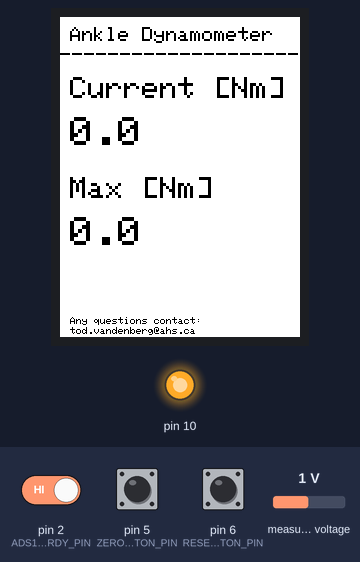
Bench run of a sketch on a simulated Arduino Uno, built with avr-gcc and run on an emulated ATmega328P. Shown: 240×320 colour display, output pins drawn as LEDs (lit = HIGH). The inputs (shaded band) are chosen by the test bench; at power-on: pin 2 (ADS1220_DRDY_PIN) HIGH, pin 6 (RESET_BUTTON_PIN) HIGH, pin 5 (ZERO_BUTTON_PIN) HIGH, measured voltage 1 V. What the sketch prints to the serial monitor is not drawn.

Above: at 4.6 s.
4.7 s: pin 2 (ADS1220_DRDY_PIN) driven LOW
At 5.7 s:
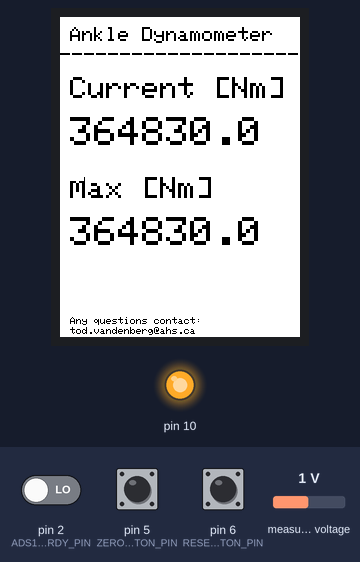
6.2 s: pin 6 (RESET_BUTTON_PIN) pulled LOW for 0.15 s
At 6.36 s:
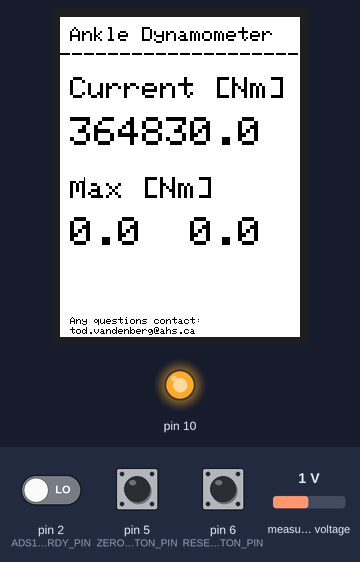
Timing chart, 0 to 9.2 s (numbered marks = the images above; inputs shaded):
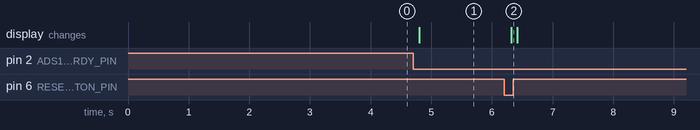

The sketch:

AnkleDyn_Firmware.ino
```cpp
#include "Protocentral_ADS1220.h"
#include <SPI.h>
#include "MovingAverageFilter.h"
#include <Adafruit_GFX.h>
#include <Adafruit_ST7789.h>

#define PGA          1                 // Programmable Gain = 1
#define VREF         0x40            // external reference on REFP0 and REFN0
#define VFSR         VREF/PGA
#define FULL_SCALE   (((long int)1<<23)-1)

// Pin definitions
#define ADS1220_CS_PIN    17
#define ADS1220_DRDY_PIN  2
#define LCD_CS_PIN        7
#define LCD_DC_PIN        8
#define LCD_RST_PIN       9
#define ZERO_BUTTON_PIN   5
#define RESET_BUTTON_PIN  6

// SPI settings for the different devices
SPISettings ADC_SPI_SETTINGS(2000000, MSBFIRST, SPI_MODE1);   // ADC SPI settings
SPISettings LCD_SPI_SETTINGS(80000000, MSBFIRST, SPI_MODE3);   // LCD SPI settings

Protocentral_ADS1220 pc_ads1220;
MovingAverageFilter filter;
Adafruit_ST7789 display(LCD_CS_PIN, LCD_DC_PIN, LCD_RST_PIN);

int32_t adc_data;
int32_t zero;
float currentTorque;
float filteredValue;
float reading_kg;
float currentMax = 0;
int count = 0;
const int startupReadings = 20;
volatile bool drdyIntrFlag = false;
// initialize button states
bool zeroButtonState = 0;
bool resetButtonState = 0;
float torqueLength = 0.294;   //m
// Setup for the lookup table
const int TABLE_SIZE = 15;
const float adcPoints[TABLE_SIZE] PROGMEM = {3335661, 3715514, 4125184, 4496124, 4872487, 5245785, 5555336, 5935980, 6411038, 6616478, 6920726, 7331982, 7697140, 8060301, 8372511};
const float massPoints[TABLE_SIZE] PROGMEM = {-18.3, -9.2, 0, 9.0, 18.1, 27.3, 34.9, 44.3, 55.1, 62.8, 70.4, 77.6, 86.6, 95.7, 104.9};

void setup()
{
  Serial.begin(115200);
  SPI.begin();

  setupLCD();
  setupADC();

  pc_ads1220.PrintRegisterValues();
  enableInterruptPin();
  pinMode(ZERO_BUTTON_PIN, INPUT_PULLUP);
  pinMode(RESET_BUTTON_PIN, INPUT_PULLUP);

  int32_t total = 0;

  delay(100);

  for (int i = 0; i < startupReadings; i++) {
    SPI.beginTransaction(ADC_SPI_SETTINGS);
    total += -1 * pc_ads1220.Read_Data_Samples();        //pulls CS pin to low, reads data, pulls pin high again. Library manages CS toggling internally
    SPI.endTransaction();
    Serial.print(total);
    Serial.print(" ");
    delay(100); // small delay between readings
  }

  zero = total / startupReadings;
  Serial.print("Average: ");
  Serial.println(zero);

  delay(100);
}

void loop()
{
  // read sensor and calculate torque
  if(drdyIntrFlag){
    drdyIntrFlag = false;

    SPI.beginTransaction(ADC_SPI_SETTINGS);
    adc_data = -1 * pc_ads1220.Read_Data_Samples();    //function pulls CS pin to low, reads data, pulls pin high again. Library manages CS toggling internally
    SPI.endTransaction();

    // filter the adc data
    filter.addValue(adc_data);
    filteredValue = filter.calculateFilteredValue();
    reading_kg = lookup(filteredValue) - lookup(zero);                     // convert the filtered value to kg
    currentTorque = roundToHalf(reading_kg * 9.81 * torqueLength);       // calculate torque

    // Serial prints for testing
    Serial.print(count);
    Serial.print(" ");
    Serial.print(adc_data);
    Serial.print(" ");
    Serial.println(reading_kg);
    //Serial.print(" ");
    //Serial.println(filteredValue, 0);
    count += 1;
  }

  // Check if the current reading beats the maximum
  if(abs(currentTorque*10) > abs(currentMax*10)) {
    currentMax = currentTorque;
    updateMaxReading(currentMax);
  }

  // Read button states
  zeroButtonState = digitalRead(ZERO_BUTTON_PIN);
  resetButtonState = digitalRead(RESET_BUTTON_PIN);

  // Check for zero button press
  if (zeroButtonState == LOW) {
    zeroSystem(filteredValue);
  }

  // Check for reset button press
  if (resetButtonState == LOW) {
    currentMax = 0;
    updateMaxReading(currentMax);
  }

  updateCurrentReading(currentTorque);

  delay(100);
}

void zeroSystem(float num) {
  zero = num;
}

float roundToHalf(float value) {
  return round(value*2) / 2.0;
}

float lookup(float x) {
  // Read endpoint values from PROGMEM
  float xFirst = pgm_read_float(&adcPoints[0]);
  float xLast  = pgm_read_float(&adcPoints[TABLE_SIZE - 1]);

  // Below range: extrapolate using the slope of the first segment
  if (x < xFirst) {
    float x0 = pgm_read_float(&adcPoints[0]);
    float x1 = pgm_read_float(&adcPoints[1]);
    float y0 = pgm_read_float(&massPoints[0]);
    float y1 = pgm_read_float(&massPoints[1]);
    float slope = (y1 - y0) / (x1 - x0);
    return y0 + slope * (x - x0);
  }

  // Above range: extrapolate using the slope of the last segment
  if (x > xLast) {
    float x0 = pgm_read_float(&adcPoints[TABLE_SIZE - 2]);
    float x1 = pgm_read_float(&adcPoints[TABLE_SIZE - 1]);
    float y0 = pgm_read_float(&massPoints[TABLE_SIZE - 2]);
    float y1 = pgm_read_float(&massPoints[TABLE_SIZE - 1]);
    float slope = (y1 - y0) / (x1 - x0);
    return y0 + slope * (x - x0);
  }

  // Find the points that bracket x
  for (int i = 0; i < TABLE_SIZE - 1; i++) {
    float x0 = pgm_read_float(&adcPoints[i]);
    float x1 = pgm_read_float(&adcPoints[i + 1]);

    if (x >= x0 && x <= x1) {
      float y0 = pgm_read_float(&massPoints[i]);
      float y1 = pgm_read_float(&massPoints[i + 1]);

      // Linear interpolation formula
      float t = (x - x0) / (x1 - x0);
      return y0 + t * (y1 - y0);
    }
  }

  return 0.0; // shouldn't reach here
}

void updateCurrentReading(float reading) {
  SPI.beginTransaction(LCD_SPI_SETTINGS);
  display.setTextColor(ST77XX_BLACK, ST77XX_WHITE);
  display.setTextSize(4);
  display.setCursor(10, 100);
  display.print(String(reading, 1) + "  ");
  SPI.endTransaction();
}

void updateMaxReading(float reading) {
  SPI.beginTransaction(LCD_SPI_SETTINGS);
  display.setTextColor(ST77XX_BLACK, ST77XX_WHITE);
  display.setTextSize(4);
  display.setCursor(10, 200);
  display.print(String(reading, 1) + "  ");
  SPI.endTransaction();
}

void setupADC() {
  pc_ads1220.begin(ADS1220_CS_PIN,ADS1220_DRDY_PIN);

  pc_ads1220.set_data_rate(DR_20SPS);
  pc_ads1220.set_pga_gain(PGA);
  pc_ads1220.PGA_OFF();
  pc_ads1220.external_reference();
  pc_ads1220.set_VREF(VREF);
  pc_ads1220.set_conv_mode_continuous();          //Set continuous conversion mode
  pc_ads1220.Start_Conv();  //Start continuous conversion mode
}

void setupLCD() {
  display.init(240, 320);
  display.fillScreen(ST77XX_WHITE);
  display.setTextColor(ST77XX_BLACK, ST77XX_WHITE);
  display.setTextSize(2);
  display.setCursor(10, 10);
  display.print("Ankle Dynamometer");
  display.setCursor(0, 30);
  display.print("--------------------");

  display.setCursor(10, 60);
  display.setTextColor(ST77XX_BLACK, ST77XX_WHITE);
  display.setTextSize(3);
  display.print("Current [Nm]");
  display.setCursor(10, 100);
  display.setTextSize(4);
  display.print(String(currentTorque, 1) + "   ");

  display.setCursor(10, 160);
  display.setTextColor(ST77XX_BLACK, ST77XX_WHITE);
  display.setTextSize(3);
  display.print("Max [Nm]");
  display.setCursor(10, 200);
  display.setTextSize(4);
  display.print(String(currentMax, 1) + "   ");

  display.setTextColor(ST77XX_BLACK, ST77XX_WHITE);
  display.setTextSize(1);
  display.setCursor(10, 300);
  display.print("Any questions contact:");
  display.setCursor(10, 310);
  display.print("tod.vandenberg@ahs.ca");
}

void drdyInterruptHndlr(){
  drdyIntrFlag = true;
}

void enableInterruptPin(){
  attachInterrupt(digitalPinToInterrupt(ADS1220_DRDY_PIN), drdyInterruptHndlr, FALLING);
}
```

MovingAverageFilter.cpp
```cpp
#include "MovingAverageFilter.h"

MovingAverageFilter::MovingAverageFilter() : index(0), bufferFilled(false) {
    for (int i = 0; i < WINDOW_SIZE; i++) {
        window[i] = 0;
    }
}

void MovingAverageFilter::addValue(uint32_t value) {
    window[index] = value;
    index = (index + 1) % WINDOW_SIZE;

    if (index == 0) {
        bufferFilled = true;
    }
}

float MovingAverageFilter::calculateFilteredValue() {
    if (!bufferFilled) {
        int validCount = index == 0 ? WINDOW_SIZE : index;

        uint32_t sum = 0;

        for (int i = 0; i < validCount; i++) {
            sum += window[i];
        }

        return (float)sum / validCount;
    }

    // Creating a window for sorting
    for (int i = 0; i < WINDOW_SIZE; i++) {
        sortedWindow[i] = window[i];
    }

    // Sort the array
    for (int i = 0; i < WINDOW_SIZE - 1; i++) {
        for (int j = 0; j < WINDOW_SIZE - i - 1; j++) {
            if (sortedWindow[j] > sortedWindow[j + 1]) {
                // Swap
                uint32_t temp = sortedWindow[j];
                sortedWindow[j] = sortedWindow[j + 1];
                sortedWindow[j + 1] = temp;
            }
        }
    }

    // Calculate sum without the smallest and largest (outliers)
    uint32_t sum = 0;
    for (int i = 1; i < WINDOW_SIZE - 1; i++) {
        sum += sortedWindow[i];
    }

    // Return average of remaining values
    return (float)sum / (WINDOW_SIZE - 2);
}

// If I wanted to reset the filter
void MovingAverageFilter::clear() {
    index = 0;
    bufferFilled = false;
    for (int i = 0; i < WINDOW_SIZE; i++) {
        window[i] = 0;
    }
}
```

MovingAverageFilter.h
```cpp
#ifndef MOVINGAVERAGEFILTER_H
#define MOVINGAVERAGEFILTER_H

#include <Arduino.h>

class MovingAverageFilter {
    private:
        static const int WINDOW_SIZE = 10;
        uint32_t window[WINDOW_SIZE];
        uint32_t sortedWindow[WINDOW_SIZE];
        int index;
        bool bufferFilled;

    public:
        MovingAverageFilter();
        void addValue(uint32_t value);
        float calculateFilteredValue();
        void clear();
};

#endif
```

Measured:
- after the input at 4.7 s, the display: changes after 0.10 s (image 1)
- after the input at 6.2 s, the display: changes after 0.12 s (image 2)
